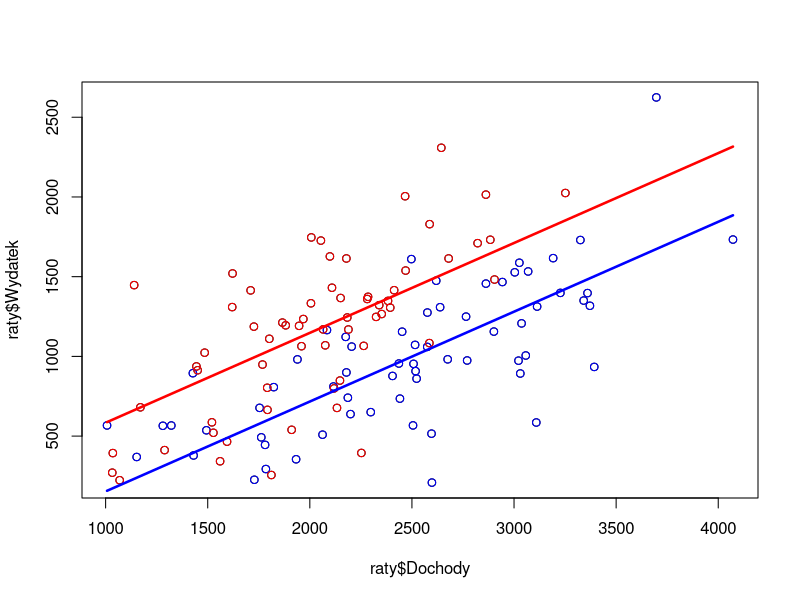
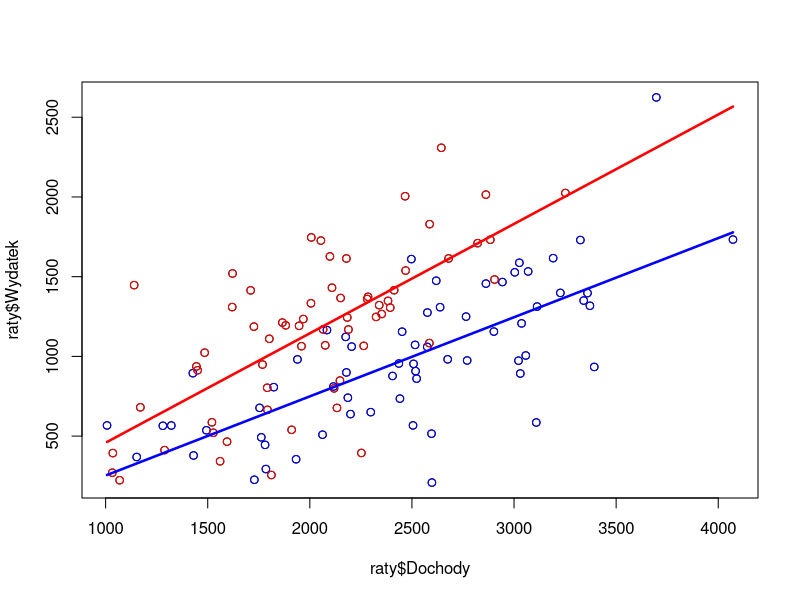
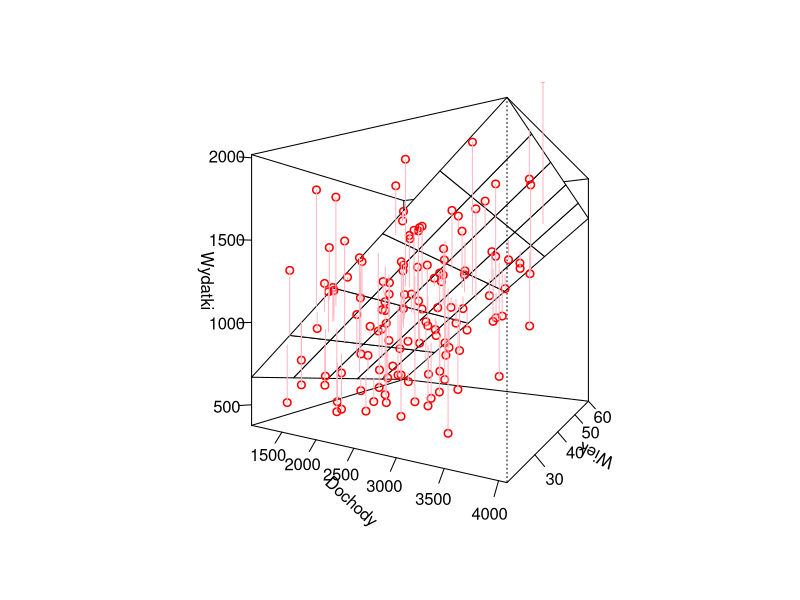

Write the R code that produced these figures, in order. (Note: this script raises an error after producing the figures.)
# Zadanie 7.0

raty = read.csv2("Raty.csv")
head(raty)

# PRZY ZALOZENIU O ROWNOLEGLOSCI

# Wyznaczamy model liniowy zalezny od dochodow i rat (zatem wspolczynnik przy
# dochodach bedzie taki sam, niezaleznie od tego czy raty zostaly wziete, czy nie)
model = lm(Wydatek ~ Dochody + Raty, data=raty)
summary(model)

# Wyrozniamy cale zbiory probek z ratami oraz bez rat
wbezrat = raty[raty$Raty=="N",]
wzratami = raty[raty$Raty=="T",]

# Rysujemy wykres z punktami
plot(raty$Dochody, raty$Wydatek) # Zapewnia odpowiednie zakresy
points(wbezrat$Dochody, wbezrat$Wydatek, col="blue") # Punkty bez rat
points(wzratami$Dochody, wzratami$Wydatek, col="red") # Punkty z ratami

# Wybieramy punkty ze skrajnymi dochodami (dwa wystarcza do narysowania linii)
skrajne = raty[raty$Dochody==min(raty$Dochody) | raty$Dochody==max(raty$Dochody),]

# Przerabiamy je na wersje "bez rat" oraz "z ratami"
pbezrat = skrajne
pbezrat$Raty = "N"
pzratami = skrajne
pzratami$Raty = "T"

# Rysujemy linie regresji dla obu przypadkow
lines(pbezrat$Dochody, predict(model, pbezrat), lwd=2.5, col="blue")
lines(pzratami$Dochody, predict(model, pzratami), lwd=2.5, col="red")

# BEZ ZALOZENIA O ROWNOLEGLOSCI

# Robimy osobne modele dla kawalkow danych
modelzratami = lm(Wydatek ~ Dochody, data=wzratami)
summary(modelzratami)
modelbezrat = lm(Wydatek ~ Dochody, data=wbezrat)
summary(modelbezrat)

# Rysujemy wykres z punktami
plot(raty$Dochody, raty$Wydatek)
points(wbezrat$Dochody, wbezrat$Wydatek, col="blue")
points(wzratami$Dochody, wzratami$Wydatek, col="red")

# Rysujemy linie regresji dla obu przypadkow
lines(skrajne$Dochody, predict(modelbezrat, skrajne), lwd=2.5, col="blue")
lines(skrajne$Dochody, predict(modelzratami, skrajne), lwd=2.5, col="red")


# Zadanie 7.1
model = lm(Wydatek ~ Dochody + Wiek, data=raty)
summary(model)

# Wspolrzedne punktow kratowych do rysowania wykresu pseudo3d
wiekv = (0:5/5)*(max(raty$Wiek)-min(raty$Wiek)) + min(raty$Wiek)
dochodyv = (0:5/5)*(max(raty$Dochody)-min(raty$Dochody)) + min(raty$Dochody)

# Funkcja wynikajaca z wyznaczonego modelu regresji
fun = function(d, w) { model$coef[1] + d * model$coef[2] + w * model$coef[3] };

# Macierz wartosci w punktach kratowych
dv = outer(dochodyv, wiekv, fun)

# theta, phi -- katy obrotu perspektywy
wykres = persp(x=dochodyv, y=wiekv, z=dv, xlab="Dochody", ylab="Wiek",
               zlab="Wydatki", ticktype="detailed", theta=30, phi=0)

# Punkty empiryczne i odpowiadajace im punkty teoretyczne (z modelu)
punktye = trans3d(raty$Dochody, raty$Wiek, raty$Wydatek, wykres)
punktyt = trans3d(raty$Dochody, raty$Wiek, predict(model), wykres)

# Rysowanie punktow empirycznych i odcinkow pokazujacych, gdzie przesunela je
# regresja
points(punktye, col="red", lwd=1.5)
segments(punktye$x, punktye$y, punktyt$x, punktyt$y, col="lightpink")


# Zadanie 7.2
raty01 = c(raty$Raty)-1
model = glm(raty01 ~ Wiek, data=raty, family="binomial")
summary(model)

# Dodaje szum jednorodny, zeby punkty nie nachodzily na siebie (dzieki temu bede widzial,
# gdzie jest ich skupisko a gdzie wystepuja pojedynczo)
plot(raty$Wiek + runif(length(raty$Wiek), -1/3, 1/3), raty01, pch=4)
x = seq(min(raty$Wiek), max(raty$Wiek), length=300)
lines(c(min(raty$Wiek), max(raty$Wiek)), c(0.5, 0.5), lwd=2.5, col="gray", lty=2)
lines(x, 1/(1+exp(-predict(model, data.frame(Wiek=x)))), lwd=2.5, col="red")

fun = function(x) {
    y = 1/(1 + exp(-model$coef[1] - model$coef[2] * x))
    if(y < 0.5) {
        "N";
    } else {
        "T"
    };
};

(przewidzianedecyzje = factor(sapply(raty$Wiek, fun)))

# Jak czesto przewidywania na podstawie samego wieku zgadzaja sie z prawdziwymi
# decyzjami?
table(raty$Raty == przewidzianedecyzje)

# Tylko okolo 54% trafnosci, bez sensu
sum(raty$Raty == przewidzianedecyzje) / length(raty$Raty)

# Wniosek: tego, czy ktos wezmie kredyt czy nie lepiej nie oceniac na podstawie samego
# wieku.


# Zadanie 7.3
tr = read.csv2("test_regresji.csv")
head(tr)

model = nls(y ~ c + b*x + a*x^2, data=tr, start=list(c=0,b=0,a=0))
summary(model)

plot(tr$x, tr$y)
x = data.frame(x=seq(min(tr$x), max(tr$x), length=500))
lines(x$x, predict(model, x), lwd=2.5, col="red")

# Wyglada wiarygodnie, z podsumowania takze wynika, ze udalo sie dopasowac model
# dosc dokladnie.


# Zadanie 7.4
modeld = loess(y ~ x, data=tr)
summary(modeld)
# Domyslnie wyszedl wielomian stopnia drugiego ze span=0.75

# Model dla stopnia 0
modelst0 = loess(y ~ x, data=tr, degree=0)
summary(modelst0)

# Model dla stopnia 1
modelst1 = loess(y ~ x, data=tr, degree=1)
summary(modelst1)

# 2 to najwyzszy dopuszczalny stopien...

# Model dla malego span
modellsp = loess(y ~ x, data=tr, degree=2, span=0.4)
summary(modellsp)

# Model dla duzego span
modelhsp = loess(y ~ x, data=tr, degree=2, span=0.95)
summary(modelhsp)

op = par(mfrow=c(1,2))
plot(tr$x, tr$y)
lines(x$x, predict(modelst0, x), lwd=2.5, col="gold")
lines(x$x, predict(modelst1, x), lwd=2.5, col="orange")
lines(x$x, predict(modeld, x), lwd=2.5, col="red")
plot(tr$x, tr$y)
lines(x$x, predict(modellsp, x), lwd=2.5, col="purple")
lines(x$x, predict(modeld, x), lwd=2.5, col="red")
lines(x$x, predict(modelhsp, x), lwd=2.5, col="peru")
par(op)

# Obserwacje:
# - zmniejszenie stopnia popsulo dokladnosc dopasowania, lecz stopien 1 jeszcze
#   mozna uznac za przydatny.
# - zmniejszenie spanu powoduje wyznaczenie wiekszej liczby lokalnych wielomianow,
#   przez co pojawia sie wiecej punktow przegiecia
# - zwiekszenie spanu powoduje powstanie bardziej gladkiej linii, ale roznice miedzy
#   domyslna wartoscia 0.75 a zaproponowana 0.95 nie sa znaczne (wykresy prawie
#   sie pokrywaja)


# Zadanie 7.5
model = smooth.spline(tr$y ~ tr$x)
summary(model)

# Model z mala lambda (lambda to wspolczynnik wygladzania, regularyzacja pewnie)
models0 = smooth.spline(tr$y ~ tr$x, spar=0)
summary(models0)

# Model z duza lambda
models1 = smooth.spline(tr$y ~ tr$x, spar=1)
summary(models1)

plot(tr$x, tr$y)
lines(x$x, predict(models1, x$x)$y, lwd=2.5, col="green")
lines(x$x, predict(model, x$x)$y, lwd=2.5, col="red")
lines(x$x, predict(models0, x$x)$y, lwd=2.5, col="blue")

# Jak widac, znaczenie "wspolczynnika wygladzania" jest tutaj bardzo doslowne, nie
# ma co poza tym wyjasniac.

